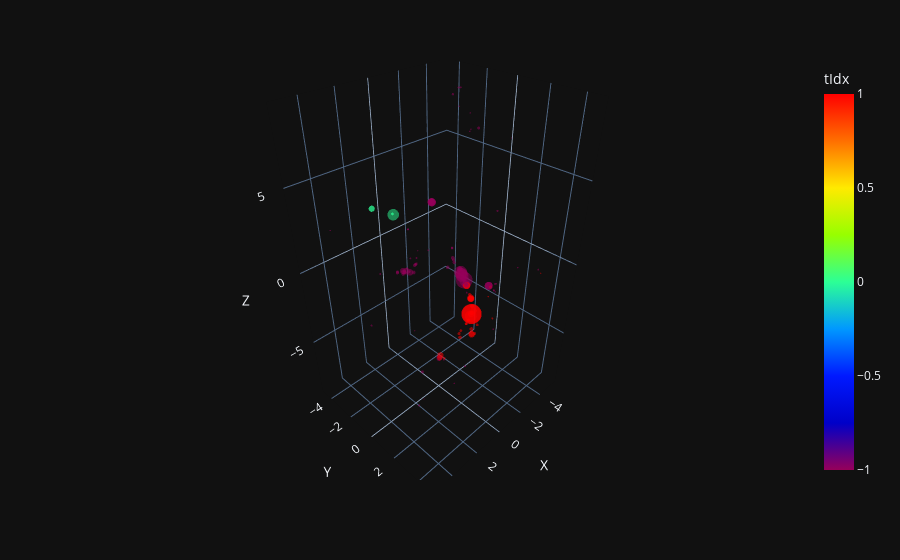

Here is the notebook cell this chart was saved with:
### Code cell
# plotly 3d plot of result["pred"], colored by result["GT_cluster"]
from src.plotting.plot_coordinates import plot_coordinates
filt = result["event_idx"] == 19
# normalized coordinates
norm_coords = result["pred"][filt, 1:4] #/ np.linalg.norm(result["pred"][filt, 1:4] , axis=1 ,keepdims=1)
pt_scaled = torch.tensor(result["pt"][filt])
pt_scaled[pt_scaled < 0.3] = 0.3
plot_coordinates(norm_coords, pt_scaled, torch.tensor(result["GT_cluster"][filt])).show()

### Figure 1 — Plotly figure (JSON) as saved in the notebook; plotly's stock layout.template omitted (floating-point values rounded to 4 significant figures; data arrays with more than 128 entries replaced by an {"elided": "..."} marker saying what was removed)
{"data": [{"hovertemplate": "X=%{x}<br>Y=%{y}<br>Z=%{z}<br>pt=%{marker.size}<br>tIdx=%{marker.color}<extra></extra>", "legendgroup": "", "marker": {"color": {"elided": "134 float values"}, "coloraxis": "coloraxis", "opacity": 0.5, "size": {"elided": "134 float values"}, "sizemode": "area", "sizeref": 0.3792, "symbol": "circle", "line": {"width": 0}}, "mode": "markers", "name": "", "scene": "scene", "showlegend": false, "x": {"elided": "134 float values"}, "y": {"elided": "134 float values"}, "z": {"elided": "134 float values"}, "type": "scatter3d"}], "layout": {"scene": {"domain": {"x": [0.0, 1.0], "y": [0.0, 1.0]}, "xaxis": {"title": {"text": "X"}}, "yaxis": {"title": {"text": "Y"}}, "zaxis": {"title": {"text": "Z"}}}, "coloraxis": {"colorbar": {"title": {"text": "tIdx"}}, "colorscale": [[0.0, "rgb(150,0,90)"], [0.125, "rgb(0,0,200)"], [0.25, "rgb(0,25,255)"], [0.375, "rgb(0,152,255)"], [0.5, "rgb(44,255,150)"], [0.625, "rgb(151,255,0)"], [0.75, "rgb(255,234,0)"], [0.875, "rgb(255,111,0)"], [1.0, "rgb(255,0,0)"]]}, "legend": {"tracegroupgap": 0, "itemsizing": "constant"}, "margin": {"t": 60}}}
